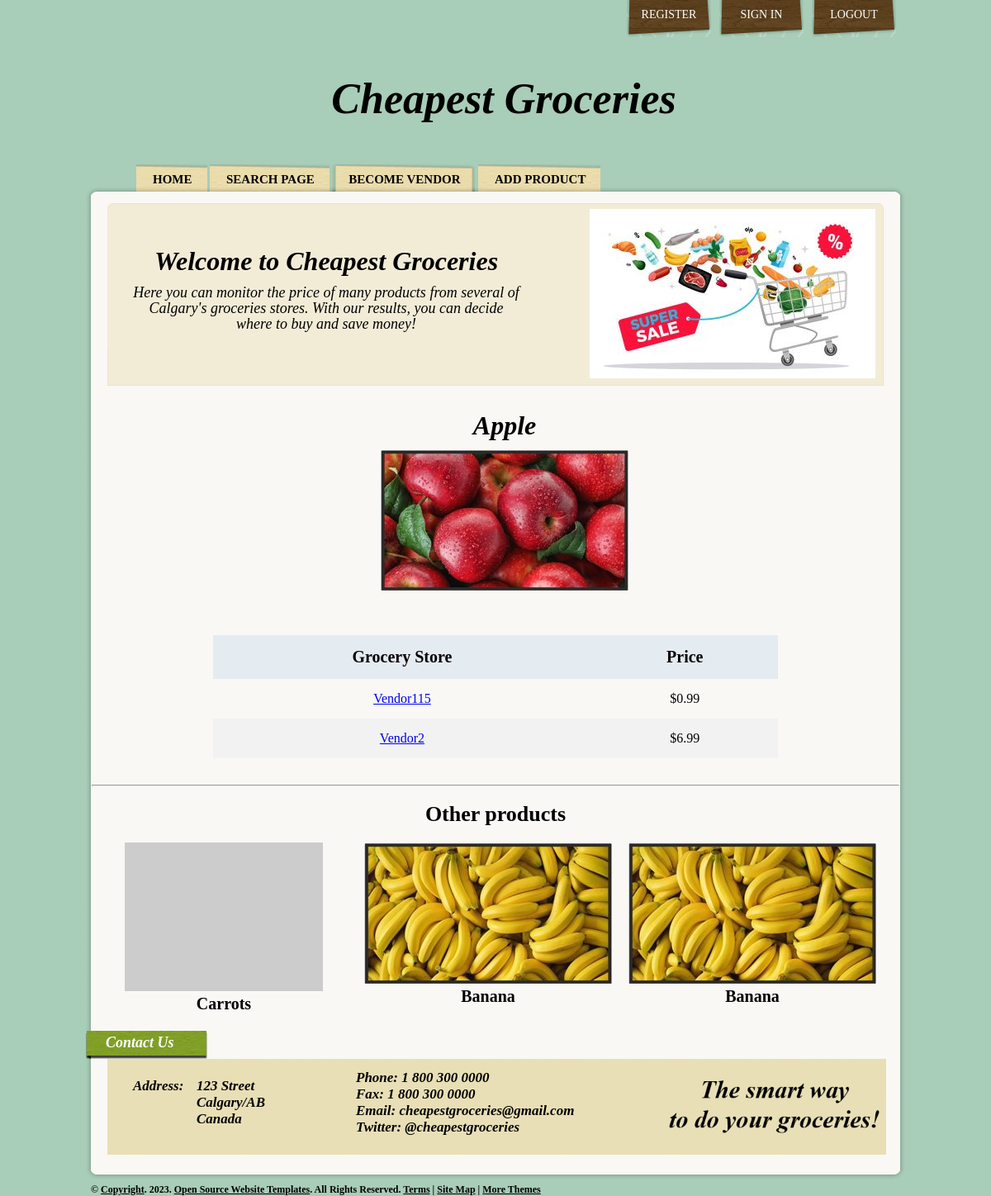
/Fruits_Vegetables/apple_vendor115/, run on an earlier commit of the app's database.
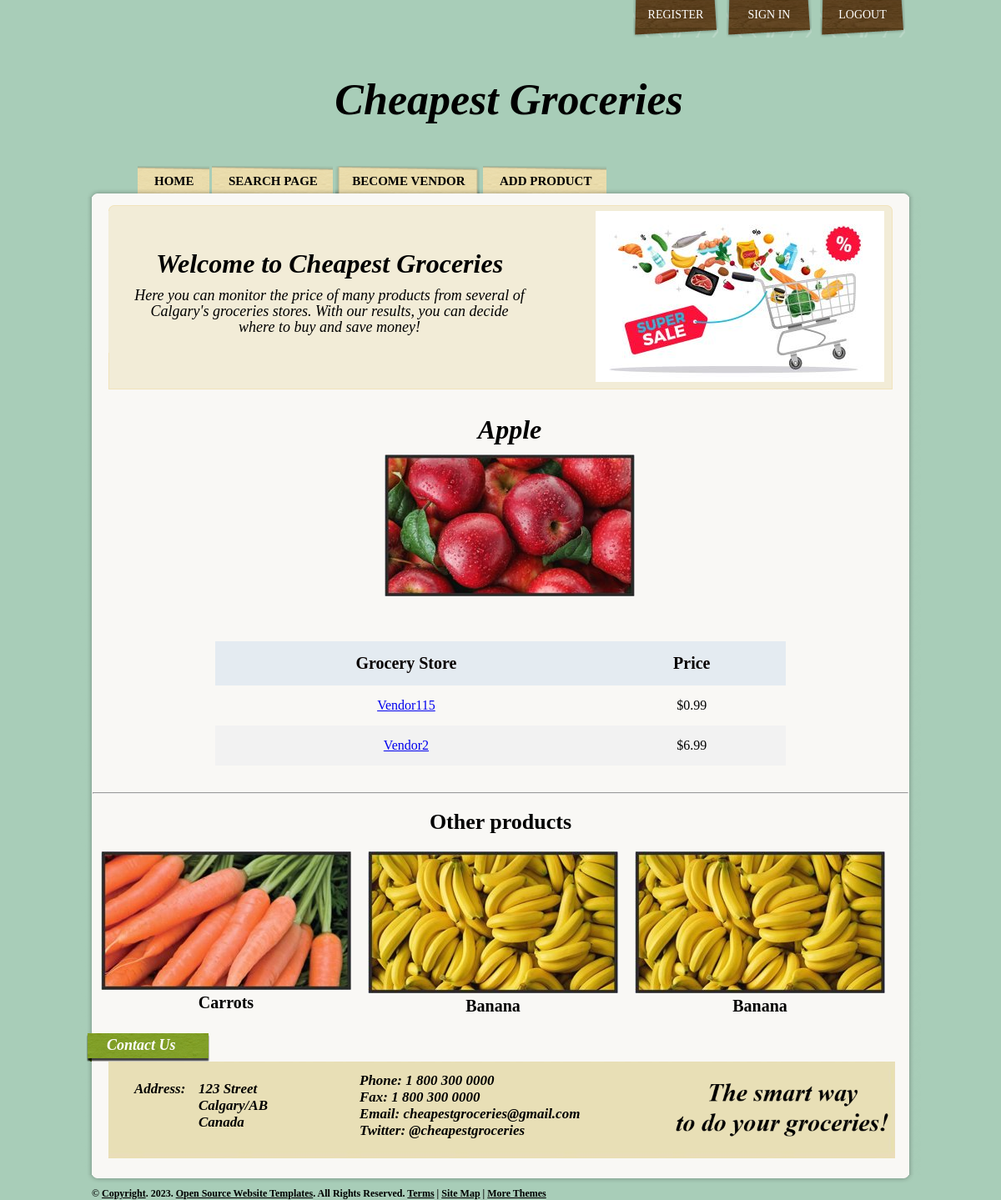
And on a later commit of the database.
### products/models.py (models this page shows, shortened)
class Product(models.Model):
    category    = models.ForeignKey(Category, related_name = 'products', on_delete = models.CASCADE)
    vendor      = models.ForeignKey(Vendor, related_name = 'products', on_delete = models.CASCADE)
    title       = models.CharField(max_length = 200)
    slug        = models.SlugField(max_length = 200, unique = True) #used in the urls
    price       = models.DecimalField(max_digits = 6, decimal_places = 2, blank=True, default = 0.0)
    date_added  = models.DateTimeField(auto_now_add = True)
    image       = models.ImageField(upload_to = 'uploads/', blank = True, null = True)
    thumbnail   = models.ImageField(upload_to = 'uploads/', blank = True, null = True)
    class Meta:
        ordering = ['-date_added'] #data in descent order
    def get_thumbnail(self):
        if self.thumbnail:
            return self.thumbnail.url
        else:
            if self.image:
                self.thumbnail = self.make_thumbnail(self.image)
                self.save()
                return self.thumbnail.url
            else:
                return 'https://via.placeholder.com/240x180.jpg'

### vendor/models.py (models this page shows, shortened)
class Vendor(models.Model):
    name = models.CharField(max_length = 255)
    created_at = models.DateTimeField(auto_now_add = True)
    created_by = models.OneToOneField(User, related_name = 'vendor', on_delete = models.CASCADE)
    class Meta:
        ordering = ['name']

### products/views.py (the view)
# urls.py: path('<slug:category_slug>/<slug:product_slug>/', product, name = 'product'), #own
def product(request, category_slug, product_slug):
    product = get_object_or_404(Product, category__slug = category_slug, slug = product_slug)
    title = product_slug.split('_')[0].capitalize()
    list_products =  Product.objects.filter(title=title).values()
    print(list_products)
    list_id = []
    list_price = []
    list_final = {}
    for p in list_products:
        list_id.append(p['vendor_id'])
        list_price.append(p['price'])
    vendor_name = []
    vendor_id =  Vendor.objects.filter(pk__in=list_id)
    for n in vendor_id:
        vendor_name.append(n.name)
    for p, v in enumerate(vendor_name):
        list_final[v] = list_price[p]
    list_final = dict(sorted(list_final.items(), key=operator.itemgetter(1)))
    other_products = list(product.category.products.exclude(id=product.id))
    if len(other_products) >= 3:
        other_products = random.sample(other_products, 3)
    template = 'product.html'
    content = {'product': product, 'other_products': other_products, 'list_final': list_final}
    return render(request, template, content)

### products/context_processors.py (called while the page is built)
def menu_categories(request):
    categories = Category.objects.all()
    return {'menu_categories': categories}

### templates/product.html (shortened to what this page needs)
{% extends "base.html" %}
{% block content %}
    <div class="productview">
        {% if product.image %}
            <h1>{{ product.title }}</h1>
            <figure class="image">
                <img src="{{ product.get_thumbnail }}">
            </figure>
        {% endif %}
    </div>
    <div class="box">
        <table class="table-v-a center-t">
            <thead class="table-fonth">
                <tr class="tr-v-a tr-v-a-h">
                    <th class="th-td-v-a th-color">Grocery Store</th>
                    <th class="th-td-v-a th-color">Price</th>
                </tr>
            </thead>
            <tbody>
                {% for vendor,price in list_final.items %}
                    <tr class="tr-v-a tr-v-a-h table-fontr">
                        <td class="th-td-v-a"><a href="{% url 'product' product.category.slug product.slug %}">{{ vendor }}</a></td>
                        <td class="th-td-v-a">${{ price }}</td>
                    </tr>
                {% endfor %}
            </tbody>
        </table>
        <br>
        <br>
    </div>
    <hr class="rounded">
    {% if other_products %}
        <div class="column is-12">
            <h2 class="h1 font-weight-normal form-register-h2">Other products</h2>
        </div>
        {% for product in other_products %}
            {% include 'list_item.html' %}
        {% endfor %}
    {% endif %}
{% endblock %}

### templates/base.html (shortened to what this page needs)
{% load static %}
<!DOCTYPE html>
<html xmlns="https://www.w3.org/1999/xhtml/">
    <head>
            <link rel="stylesheet" href="{% static 'css/style.css' %}">
    </head>
    <body>
        <div id="main">
            <div id="header">
                <div class="searchBar">
                    <div class="RegBtn"><a href="{% url 'logout' %}">logout</a></div>
                    <div class="signIn"><a href="{% url 'login' %}">sign in</a></div>
                    <div class="RegBtn"><a href="{% url 'register' %}">register</a></div>
                </div>
            <div class="space"></div>
            <div class="space"></div>
            <div class="logo">
                <h1>Cheapest Groceries</h1>
            </div>
            <div class="menu">
                <ul id="menu">
                    <li class="commit"><a href="{% url 'home' %}">home</a></li>
                    <li class="commit"><a href="{% url 'search_page' %}">search page</a></li>
                    <li class="commit"><a href="{% url 'become_vendor' %}">become vendor</a></li>
                    <li class="commit"><a href="{% url 'add_product' %}">add product</a></li>
                </ul>
            </div>
        </div>
            <div id="content">
                <div class="welcomeHolder">
                    <div class="welcome">
                        <h1>Welcome to Cheapest Groceries</h1>
                            <div class="welcomeContent">
                                Here you can monitor the price of many products from several of Calgary's
                                groceries stores. With our results, you can decide where to buy and save money!
                            </div>
                    </div>
                    <div class="welcomeImg">
                        <img src="{% static 'images/imgwelcome.jpg' %}" alt="" />
                    </div>
                    <div class="welcomeBottom"></div>
                </div>
                {% block content %}{% endblock %}
                <div class="space"></div>
                <div id="footer">
                    <div class="contactHeading">Contact Us</div>
                    <div class="footerHolder">
                        <div class="footerLeft">
                            <p class="left">Address:</p>
                            <p class="right">123 Street<br /> Calgary/AB<br /> Canada</p>
                        </div>
                        <div class="footerRight">
                            <p class="left">Phone: 1 800 300 0000
                            <p class="left">Fax: 1 800 300 0000
                            <p class="left">Email: cheapestgroceries@gmail.com
                            <p class="left">Twitter: @cheapestgroceries</p>
                        </div>
                    </div>
                </div>
            </div>
            <div id="contentBottom"></div>
            <div class="bottomHolder">
                <p style="color:black; font-weight: bold">&#169; <a href="https://info.icopyright.net/"
                    style="color:black; font-weight: bold">Copyright</a>. .
                    <a href="https://www.opensourcetemplates.org/index.html" style="color: black;"
                    >Open Source Website Templates</a>. All Rights Reserved.
                    <a href="https://www.opensourcetemplates.org/terms.html"
                    style="color:black">Terms</a> |
                    <a href="https://www.opensourcetemplates.org/sitemap.html"
                    style="color:black">Site Map</a> | <a href="https://themeruler.com/"
                    style="color:black">More Themes</a></p>
            </div>
        </div>
    </body>
</html>

### templates/list_item.html
<div class="productHolder">
    <figure>
        <a href="{% url 'product' product.category.slug product.slug %}">
        <img src="{{ product.get_thumbnail }}"></a>
    </figure>
    <h class="product">{{ product.title }}</h>
</div>

### pages/static/css/style.css (style rules this page uses)
* { margin:0px; }
img { border:none; }
.space { clear:both; height:20px; }
body { background:#a8cdb8; color:#000000; font-family:Times, "Times New Roman", Georgia, serif; font-size:14px; }
#main { width:1200px; margin:0px auto; height:1400px; }
#header { width:980px; margin:0px auto; }
.searchBar { background:none; float:left; text-align:right; width:100%; }
.signIn { background:transparent url(../images/signInBg.png) no-repeat top center; width:102px; height:25px; color:#ffffff; text-transform:uppercase; text-align:center; padding:10px 5px; float:right; }
.signIn a { color: white; text-decoration: none; }
.RegBtn { background:transparent url(../images/signInBg.png) no-repeat top center; width:102px; height:25px; color:#ffffff; text-transform:uppercase; text-align:center; padding:10px 5px; float:right; }
.RegBtn a { color: white; text-decoration: none; }
.logo { clear:both; padding-left:20px; }
.logo h1 { text-align:center; font-size: 52px; }
.menu { float:left; margin-top:50px; width:auto; }
.menu ul { margin:0px 15px; }
.menu ul li { display:inline; text-transform:uppercase; font-size:15px; color:#000000; font-weight:bold; }
.menu ul li a { text-decoration:none; color:#000000; }
.menu .commit a { background:url(../images/commitA.png) no-repeat bottom center; padding:10px 18px 7px 20px; }
#contentBottom { background:url(../images/contentBottom.png) no-repeat bottom; height:10px; width:988px; margin:0px auto; padding:0px 10px; }
#content { background:url(../images/contentBg.png) repeat-y top center; padding:10px 15px; width:978px; margin:0px auto; }
.welcomeHolder { background:url(../images/welcomeTop.png) no-repeat top center; width:940px; margin:0px auto; padding-top:7px; }
.welcome { background:url(../images/welcomeBg.png) repeat-y top center; width:50%; margin:0px auto; padding:40px 30px 30px 30px; line-height:25px; text-align: center; clear:both; float:left; height: 100px; }
.welcomeImg { padding-right: 10px; background: url(../images/welcomeBg.png) repeat-y top center; text-align:right; }
.welcomeContent { color:#000000; text-align:center; font-size:18px; font-style: italic; line-height:19px; }
.welcomeBottom { background:url(../images/welcomeBottom.png) no-repeat bottom center; height:5px; width:940px; }
h1 { color:#000000; font-size:32px; font-style:italic; line-height:normal; margin:5px 0px 10px; }
#footer { width:980px; margin:10px auto; }
.contactHeading { background:url(../images/contactHeading.png) no-repeat left top; height:25px; width:149px; margin: -15px 0px 0px -8px; color:#ffffff; font-weight:bold; font-style:italic; font-size:18px; padding:5px 25px; position:relative; z-index:100; }
.footerHolder { background: url(../images/imgcontactus.png) no-repeat center bottom; font-size: 17px; font-style: italic; font-weight: bold; height: 58px; padding: 35px 50px; margin-top: -12px; }
.footerLeft { width:160px; float:left; }
.footerRight { width:300px; float:left; margin-left:110px; margin-top:-10px; }
.left { float:left; color:#000000; text-align:right; width:auto; }
.right { color:#000000; float:right; width:auto; }
.bottomHolder { font-size:12px; color:#000000; margin:5px auto; width:980px; }
.form-register-h2 { text-align: center; padding-top: 0.5cm; font-size: 26px; padding-bottom: 0.5cm; }
.product { text-align: center; color:#000000; font-size:20px; font-weight: bold; font-style: normal; padding:10px; }
.productHolder { float:left; width:300px; padding-bottom:5px; margin:0px 10px; text-align: center; }
.productview { float:center; width:300px; padding-bottom:center; margin: 30px 300px 50px 350px; text-align: center; }
.table-v-a { border-collapse: collapse; width: 70%; padding: 15px 15px 15px 15px; }
.center-t { margin-left: auto; margin-right: auto; }
.th-color { background-color: #e4ebf1; color: rgb(7, 1, 1); }
.th-td-v-a { text-align: center; padding: 15px; }
.tr-v-a:nth-child(even) { background-color: #f2f2f2; }
.table-fonth { font-size: 20px; font-weight: bold; }
.table-fontr { font-size: 16px; font-weight: normal; }

What changed in the data, as far as the page shows it:
changed Product "Carrots": get_thumbnail: picture added in place of a placeholder
